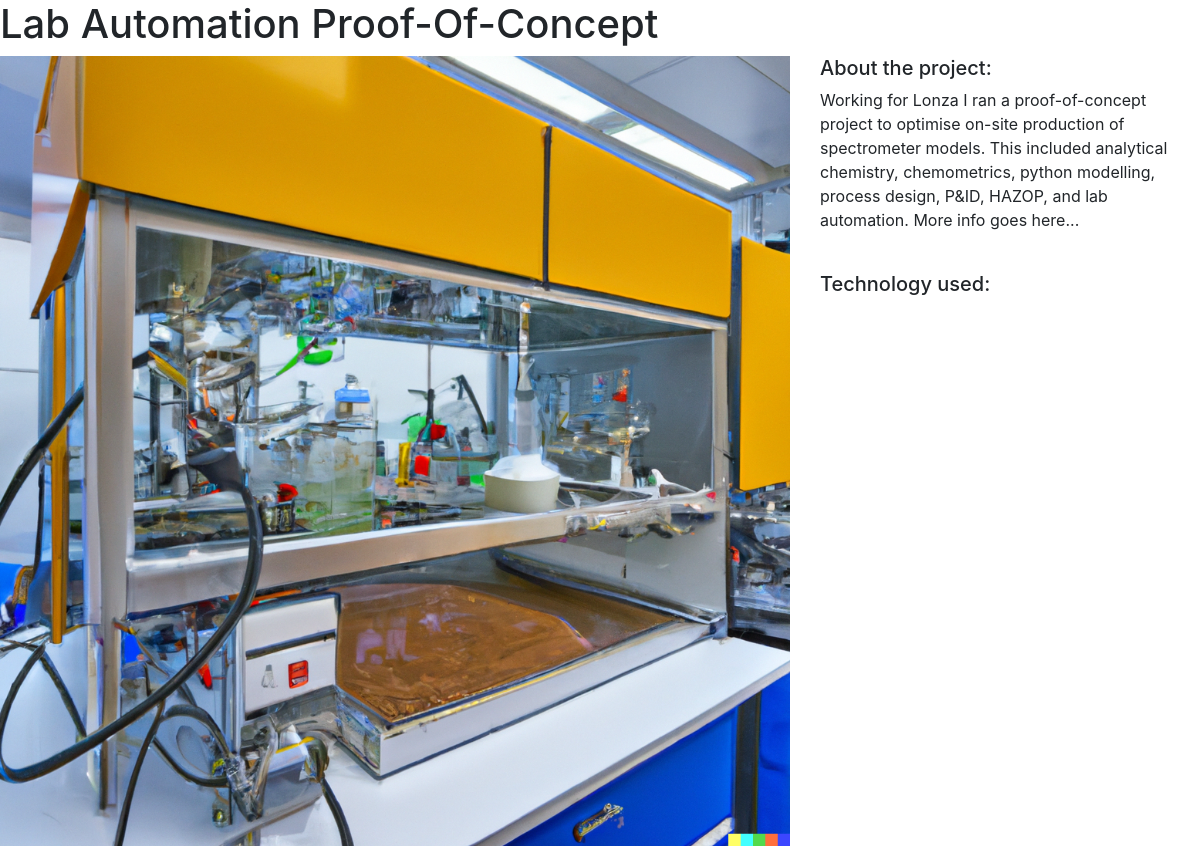
Page /portfolio_content/1/ on the committed database.
### portfolio_content/models.py (models this page shows)
class Project(models.Model):
    title = models.CharField(max_length=100)
    personal_or_professional = models.CharField(max_length=100)
    employer = models.CharField(max_length=100)
    location = models.CharField(max_length=100)
    field = models.CharField(max_length=100)
    description = models.TextField()
    technology_used = models.CharField(max_length=20)
    image = models.FilePathField(path="/img")

### portfolio_content/views.py (the view)
# urls.py: path("<int:pk>/", views.project_detail, name="project_detail"),
def project_detail(request, pk):
    project = Project.objects.get(pk=pk)
    context = {
        'project': project
    }
    return render(request, 'project_detail.html', context)

### portfolio_content/templates/project_detail.html (shortened to what this page needs)
{% extends "base.html" %}
{% load static %}
{% block page_content %}
<h1>{{ project.title }}</h1>
<div class="row">
    <div class="col-md-8">
        <img src="{% static project.image %}" alt="" width="100%">
    </div>
    <div class="col-md-4">
        <h5>About the project:</h5>
        <p>{{ project.description }}</p>
        <br>
        <h5>Technology used:</h5>
    </div>
</div>
{% endblock %}

### rows in the picture
Project: title "Lab Automation Proof-Of-Concept", image (picture), description "Working for Lonza I ran a proof-of-concept project to optimise on-site production of spectrometer models. This included analytical chemistry, chemometrics, python modelling, process design, P&ID, HAZOP, and lab automation. More info goes here..."
